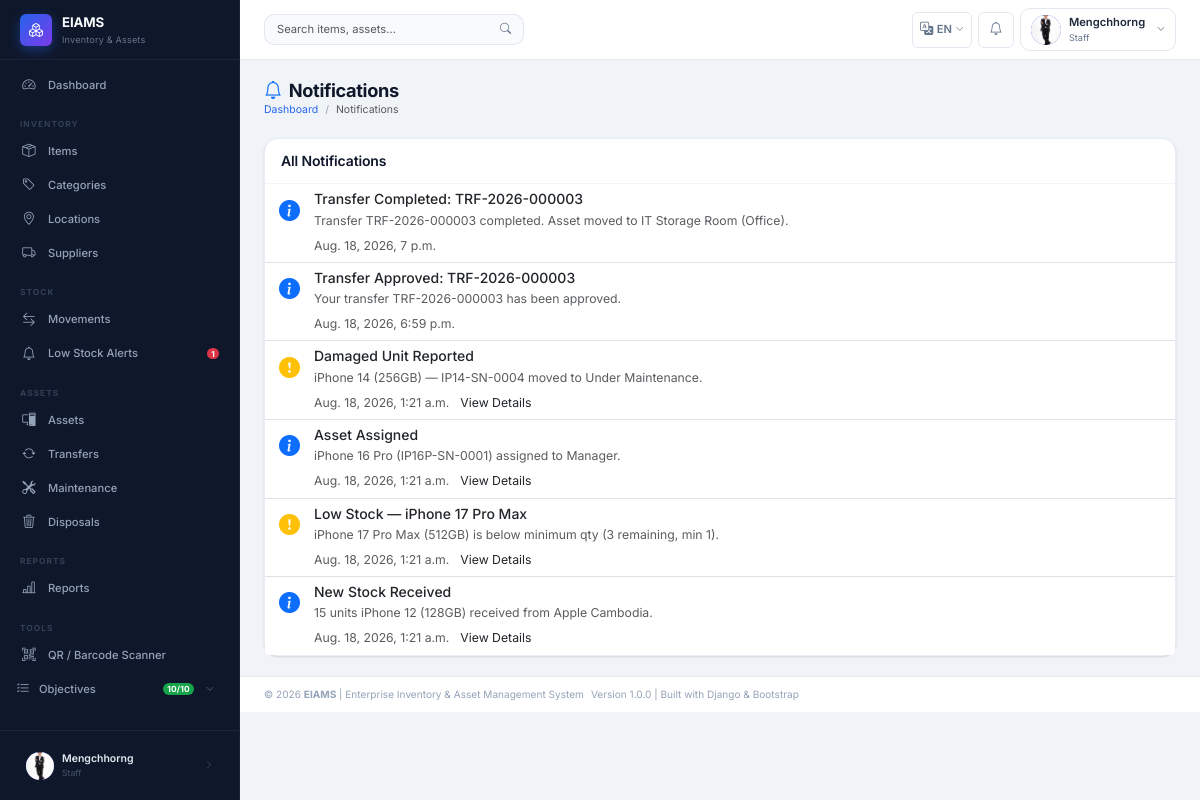
/notifications/ (signed in), run on the app's committed database.
### apps/accounts/models.py (models this page shows, shortened)
class User(AbstractUser):
    STATUS_ACTIVE   = 'Active'
    STATUS_INACTIVE = 'Inactive'
    STATUS_CHOICES  = [
        (STATUS_ACTIVE,   'Active'),
        (STATUS_INACTIVE, 'Inactive'),
    ]
    GENDER_MALE   = 'Male'
    GENDER_FEMALE = 'Female'
    GENDER_OTHER  = 'Other'
    GENDER_CHOICES = [
        (GENDER_MALE,   'Male'),
        (GENDER_FEMALE, 'Female'),
        (GENDER_OTHER,  'Other'),
    ]
    role        = models.ForeignKey(
        Role,
        on_delete=models.PROTECT,    # Prevent role deletion if users exist
        null=True,
        blank=True,
        related_name='users',
        verbose_name='Role',
        help_text='Assigned system role for access control'
    )
    full_name   = models.CharField(
        max_length=100,
        verbose_name='Full Name',
        help_text='User\'s full display name'
    )
    gender      = models.CharField(
        max_length=10,
        choices=GENDER_CHOICES,
        blank=True,
        null=True,
        verbose_name='Gender'
    )
    phone       = models.CharField(
        max_length=20,
        blank=True,
        null=True,
        verbose_name='Phone Number'
    )
    email       = models.EmailField(
        unique=True,
        verbose_name='Email Address'
    )
    department  = models.CharField(
        max_length=100,
        blank=True,
        null=True,
        verbose_name='Department',
        help_text='Organizational department the user belongs to'
    )
    status      = models.CharField(
        max_length=20,
        choices=STATUS_CHOICES,
        default=STATUS_ACTIVE,
        verbose_name='Account Status'
    )
    profile_pic = models.ImageField(
        upload_to='profiles/',
        blank=True,
        null=True,
        verbose_name='Profile Picture'
    )
    class Meta:
        verbose_name        = 'User'
        verbose_name_plural = 'Users'
        ordering            = ['full_name']
    def get_role_name(self):
        return self.role.role_name if self.role else 'No Role'
    def is_super_admin(self):
        return self.role and self.role.role_name == Role.SUPER_ADMIN
    def is_admin_or_above(self):
        return self.role and self.role.is_admin_or_above()

class Role(models.Model):
    SUPER_ADMIN = 'Super Admin'
    ADMIN       = 'Admin'
    MANAGER     = 'Manager'
    STAFF       = 'Staff'
    ROLE_CHOICES = [
        (SUPER_ADMIN, 'Super Admin'),
        (ADMIN,       'Admin'),
        (MANAGER,     'Manager'),
        (STAFF,       'Staff'),
    ]
    role_name   = models.CharField(
        max_length=50,
        unique=True,
        choices=ROLE_CHOICES,
        verbose_name='Role Name',
        help_text='System role: Super Admin / Admin / Manager / Staff'
    )
    description = models.TextField(
        blank=True,
        null=True,
        verbose_name='Description',
        help_text='Detailed description of this role and its permissions'
    )
    created_at  = models.DateTimeField(auto_now_add=True)
    updated_at  = models.DateTimeField(auto_now=True)
    class Meta:
        verbose_name        = 'Role'
        verbose_name_plural = 'Roles'
        ordering            = ['role_name']
    def is_admin_or_above(self):
        return self.role_name in [self.SUPER_ADMIN, self.ADMIN]

### apps/notifications/models.py (models this page shows, shortened)
class Notification(models.Model):
    TYPE_INFO     = 'info'
    TYPE_WARNING  = 'warning'
    TYPE_DANGER   = 'danger'
    TYPE_SUCCESS  = 'success'
    TYPE_CHOICES  = [
        (TYPE_INFO,    'Info'),
        (TYPE_WARNING, 'Warning'),
        (TYPE_DANGER,  'Danger'),
        (TYPE_SUCCESS, 'Success'),
    ]
    user       = models.ForeignKey(
        settings.AUTH_USER_MODEL,
        on_delete=models.CASCADE,
        related_name='notifications',
        verbose_name='Recipient'
    )
    title      = models.CharField(max_length=200, verbose_name='Title')
    message    = models.TextField(verbose_name='Message')
    notif_type = models.CharField(
        max_length=20,
        choices=TYPE_CHOICES,
        default=TYPE_INFO,
        verbose_name='Notification Type'
    )
    is_read    = models.BooleanField(default=False, verbose_name='Read')
    link       = models.CharField(
        max_length=200, blank=True, null=True,
        verbose_name='Action Link',
        help_text='Optional URL to redirect user on click'
    )
    created_at = models.DateTimeField(default=timezone.now)
    class Meta:
        verbose_name        = 'Notification'
        verbose_name_plural = 'Notifications'
        ordering            = ['-created_at']

### apps/notifications/views.py (the view)
# urls.py: path('',              views.notification_list, name='list'),
@login_required
def notification_list(request):
    notifications = Notification.objects.filter(
        user=request.user
    ).order_by('-created_at')
    unread_count  = notifications.filter(is_read=False).count()
    notifications.filter(is_read=False).update(is_read=True)
    paginator = Paginator(notifications, 20)
    page_obj  = paginator.get_page(request.GET.get('page', 1))
    return render(request, 'notifications/list.html', {
        'page_obj':     page_obj,
        'unread_count': unread_count,
        'page_title':   'Notifications',
    })

### apps/notifications/context_processors.py (called while the page is built)
def notification_count(request):
    if not request.user.is_authenticated:
        return {}
    try:
        from .models import Notification
        unread_count = Notification.objects.filter(
            user=request.user, is_read=False
        ).count()
    except Exception:
        unread_count = 0
    try:
        from apps.stock.models import LowStockAlert
        open_alerts = LowStockAlert.objects.filter(status='New').count()
    except Exception:
        open_alerts = 0
    return {
        'unread_notification_count': unread_count,
        'open_alerts': open_alerts,
    }

### templates/notifications/list.html (shortened to what this page needs)
{% extends "base.html" %}
{% block content %}
<div class="page-header">
  <div>
    <h1><i class="bi bi-bell me-2 text-primary"></i>Notifications</h1>
    <nav aria-label="breadcrumb"><ol class="breadcrumb">
      <li class="breadcrumb-item"><a href="{% url 'dashboard:home' %}">Dashboard</a></li>
      <li class="breadcrumb-item active">Notifications</li>
    </ol></nav>
  </div>
</div>
<div class="card">
  <div class="card-header d-flex align-items-center justify-content-between">
    <h6 class="mb-0">All Notifications</h6>
  </div>
  <div class="list-group list-group-flush">
    {% for notif in page_obj %}
    <div class="list-group-item {% if not notif.is_read %}bg-light{% endif %}">
      <div class="d-flex align-items-start gap-3">
        <div class="flex-shrink-0 mt-1">
          {% if notif.notif_type == 'success' %}<i class="bi bi-check-circle-fill text-success fs-4"></i>
          {% elif notif.notif_type == 'danger' %}<i class="bi bi-exclamation-triangle-fill text-danger fs-4"></i>
          {% elif notif.notif_type == 'warning' %}<i class="bi bi-exclamation-circle-fill text-warning fs-4"></i>
          {% else %}<i class="bi bi-info-circle-fill text-primary fs-4"></i>{% endif %}
        </div>
        <div class="flex-grow-1">
          <h6 class="mb-1">{{ notif.title }}</h6>
          <p class="mb-1 text-muted" style="font-size:.875rem;">{{ notif.message }}</p>
          <small class="text-muted">{{ notif.created_at|date:"N j, Y, P" }}</small>
          {% if notif.link %}
          <a href="{{ notif.link }}" class="ms-2 small">View Details</a>
          {% endif %}
        </div>
      </div>
    </div>
    {% empty %}
    <div class="list-group-item text-center py-5">
      <i class="bi bi-bell-slash d-block fs-1 text-muted mb-2"></i>
      <p class="text-muted mb-0">No notifications yet.</p>
    </div>
    {% endfor %}
  </div>
</div>
{% endblock %}

### templates/includes/sidebar.html (shortened to what this page needs)
{% load static i18n %}
<aside class="sidebar" id="sidebar" role="navigation" aria-label="Main navigation">
  <div class="sidebar-brand">
    <div class="brand-icon" aria-hidden="true"><i class="bi bi-boxes"></i></div>
    <div>
      <div class="brand-text">EIAMS</div>
      <div class="brand-sub">Inventory &amp; Assets</div>
    </div>
  </div>
  <nav class="sidebar-nav" aria-label="Sidebar menu">
    <ul class="nav flex-column">
      <li class="nav-item">
        <a href="{% url 'dashboard:home' %}"
           class="nav-link {% if request.resolver_match.app_name == 'dashboard' %}active{% endif %}"
           aria-current="{% if request.resolver_match.app_name == 'dashboard' %}page{% else %}false{% endif %}">
          <i class="bi bi-speedometer2" aria-hidden="true"></i>
          <span>{% trans "Dashboard" %}</span>
        </a>
      </li>
    </ul>
    <div class="nav-section-label" aria-hidden="true">{% trans "Inventory" %}</div>
    <ul class="nav flex-column">
      <li><a href="{% url 'inventory:item_list' %}" class="nav-link {% if 'items' in request.path %}active{% endif %}">
        <i class="bi bi-box-seam" aria-hidden="true"></i><span>{% trans "Items" %}</span>
      </a></li>
      <li><a href="{% url 'inventory:category_list' %}" class="nav-link {% if 'categories' in request.path %}active{% endif %}">
        <i class="bi bi-tag" aria-hidden="true"></i><span>{% trans "Categories" %}</span>
      </a></li>
      <li><a href="{% url 'inventory:location_list' %}" class="nav-link {% if 'locations' in request.path %}active{% endif %}">
        <i class="bi bi-geo-alt" aria-hidden="true"></i><span>{% trans "Locations" %}</span>
      </a></li>
      <li><a href="{% url 'inventory:supplier_list' %}" class="nav-link {% if 'suppliers' in request.path %}active{% endif %}">
        <i class="bi bi-truck" aria-hidden="true"></i><span>{% trans "Suppliers" %}</span>
      </a></li>
    </ul>
    <div class="nav-section-label" aria-hidden="true">{% trans "Stock" %}</div>
    <ul class="nav flex-column">
      <li><a href="{% url 'stock:movement_list' %}" class="nav-link {% if 'stock' in request.path and 'alerts' not in request.path %}active{% endif %}">
        <i class="bi bi-arrow-left-right" aria-hidden="true"></i><span>{% trans "Movements" %}</span>
      </a></li>
      <li><a href="{% url 'stock:alert_list' %}" class="nav-link {% if 'alerts' in request.path %}active{% endif %}">
        <i class="bi bi-bell" aria-hidden="true"></i>
        <span>{% trans "Low Stock Alerts" %}</span>
        {% if open_alerts %}<span class="badge bg-danger" aria-label="{{ open_alerts }} alerts">{{ open_alerts }}</span>{% endif %}
      </a></li>
    </ul>
    <div class="nav-section-label" aria-hidden="true">{% trans "Assets" %}</div>
    <ul class="nav flex-column">
      <li><a href="{% url 'assets:asset_list' %}" class="nav-link {% if 'assets' in request.path and 'transfer' not in request.path and 'maintenance' not in request.path and 'disposal' not in request.path %}active{% endif %}">
        <i class="bi bi-pc-display" aria-hidden="true"></i><span>{% trans "Assets" %}</span>
      </a></li>
      <li><a href="{% url 'assets:transfer_list' %}" class="nav-link {% if 'transfers' in request.path %}active{% endif %}">
        <i class="bi bi-arrow-repeat" aria-hidden="true"></i><span>{% trans "Transfers" %}</span>
      </a></li>
      <li><a href="{% url 'assets:maintenance_list' %}" class="nav-link {% if 'maintenance' in request.path %}active{% endif %}">
        <i class="bi bi-tools" aria-hidden="true"></i><span>{% trans "Maintenance" %}</span>
      </a></li>
      <li><a href="{% url 'assets:disposal_list' %}" class="nav-link {% if 'disposals' in request.path %}active{% endif %}">
        <i class="bi bi-trash3" aria-hidden="true"></i><span>{% trans "Disposals" %}</span>
      </a></li>
    </ul>
    <div class="nav-section-label" aria-hidden="true">{% trans "Reports" %}</div>
    <ul class="nav flex-column">
      <li><a href="{% url 'reports:index' %}" class="nav-link {% if 'reports' in request.path %}active{% endif %}">
        <i class="bi bi-bar-chart-line" aria-hidden="true"></i><span>{% trans "Reports" %}</span>
      </a></li>
    </ul>
    <div class="nav-section-label" aria-hidden="true">{% trans "Tools" %}</div>
    <ul class="nav flex-column">
      <li><a href="{% url 'inventory:barcode_scanner' %}" class="nav-link {% if 'scanner' in request.path %}active{% endif %}">
        <i class="bi bi-qr-code-scan" aria-hidden="true"></i><span>{% trans "QR / Barcode Scanner" %}</span>
      </a></li>
      <li class="nav-item">
        <button class="nav-link w-100 text-start border-0 bg-transparent d-flex align-items-center gap-2"
                type="button"
                data-bs-toggle="collapse"
                data-bs-target="#objectivesCollapse"
                aria-expanded="false"
                aria-controls="objectivesCollapse"
                style="padding-left:1rem;">
          <i class="bi bi-list-check" aria-hidden="true"></i>
          <span style="flex:1;">{% trans "Objectives" %}</span>
          <span class="badge rounded-pill" style="background:#16a34a;font-size:.6rem;">10/10</span>
          <i class="bi bi-chevron-down obj-chevron" style="font-size:.6rem;opacity:.6;transition:transform .2s;"></i>
        </button>
      </li>
    </ul>
  </nav>
  <div class="sidebar-footer">
    <a href="{% url 'accounts:profile' %}" class="sidebar-user-pill" title="My Profile">
      <div class="user-avatar" style="width:28px;height:28px;font-size:.65rem;" aria-hidden="true">
        {% if user.profile_pic %}<img src="{{ user.profile_pic.url }}" alt="">
        {% else %}{{ user.full_name|first|upper }}{% endif %}
      </div>
      <div style="min-width:0;flex:1;">
        <div style="color:#e2e8f0;font-size:.75rem;font-weight:600;white-space:nowrap;overflow:hidden;text-overflow:ellipsis;">
          {{ user.full_name|truncatechars:18 }}
        </div>
        <div class="sidebar-user-role">{{ user.get_role_name|default:"No Role" }}</div>
      </div>
      <i class="bi bi-chevron-right" style="color:#475569;font-size:.6rem;" aria-hidden="true"></i>
    </a>
  </div>
</aside>

### templates/includes/navbar.html (shortened to what this page needs)
{% load static i18n %}
<header class="topbar" id="topbar" role="banner">
  <div class="topbar-search d-none d-md-flex" role="search">
    <form action="{% url 'inventory:item_list' %}" method="get" aria-label="{% trans 'Search' %}">
      <div class="input-group">
        <input type="search" name="q" class="form-control"
               placeholder="{% trans 'Search items, assets…' %}"
               value="{{ request.GET.q }}" aria-label="{% trans 'Search' %}">
        <button type="submit" class="btn btn-outline-secondary" aria-label="{% trans 'Submit search' %}">
          <i class="bi bi-search" aria-hidden="true"></i>
        </button>
      </div>
    </form>
  </div>
  <div class="topbar-actions" role="complementary">
    {% include "includes/language_switcher.html" %}
    <div class="dropdown">
      <button class="topbar-icon-btn" data-bs-toggle="dropdown"
              aria-label="{% trans 'Notifications' %}" aria-haspopup="true" aria-expanded="false">
        <i class="bi bi-bell" aria-hidden="true"></i>
      </button>
    </div>
    <div class="dropdown">
      <button class="user-dropdown-btn" data-bs-toggle="dropdown"
              aria-label="{% trans 'User menu' %}" aria-haspopup="true" aria-expanded="false">
        <div class="user-avatar" aria-hidden="true">
          {% if user.profile_pic %}
            <img src="{{ user.profile_pic.url }}" alt="{{ user.full_name }}">
          {% else %}
            {{ user.full_name|first|upper }}
          {% endif %}
        </div>
        <div class="d-none d-sm-block text-start">
          <div class="user-name">{{ user.full_name|truncatechars:16 }}</div>
          <div class="user-role">{{ user.get_role_name }}</div>
        </div>
        <i class="bi bi-chevron-down text-muted ms-1" style="font-size:.6rem;" aria-hidden="true"></i>
      </button>
    </div>
  </div>
</header>

### data on the page
User: profile_pic (picture), full_name "Mengchhorng", get_role_name "Staff"
Notification: notif_type "info" (drawn), title "Transfer Completed: TRF-2026-000003", message "Transfer TRF-2026-000003 completed. Asset moved to IT Storage Room (Office).", created_at "Aug. 18, 2026, 7 p.m."
Notification: notif_type "info" (drawn), title "Transfer Approved: TRF-2026-000003", message "Your transfer TRF-2026-000003 has been approved.", created_at "Aug. 18, 2026, 6:59 p.m."
Notification: notif_type "warning" (drawn), title "Damaged Unit Reported", message "iPhone 14 (256GB) — IP14-SN-0004 moved to Under Maintenance.", created_at "Aug. 18, 2026, 1:21 a.m."
Notification: notif_type "info" (drawn), title "Asset Assigned", message "iPhone 16 Pro (IP16P-SN-0001) assigned to Manager.", created_at "Aug. 18, 2026, 1:21 a.m."
Notification: notif_type "warning" (drawn), title "Low Stock — iPhone 17 Pro Max", message "iPhone 17 Pro Max (512GB) is below minimum qty (3 remaining, min 1).", created_at "Aug. 18, 2026, 1:21 a.m."
Notification: notif_type "info" (drawn), title "New Stock Received", message "15 units iPhone 12 (128GB) received from Apple Cambodia.", created_at "Aug. 18, 2026, 1:21 a.m."

### other printed values
{{ open_alerts }} "1"
